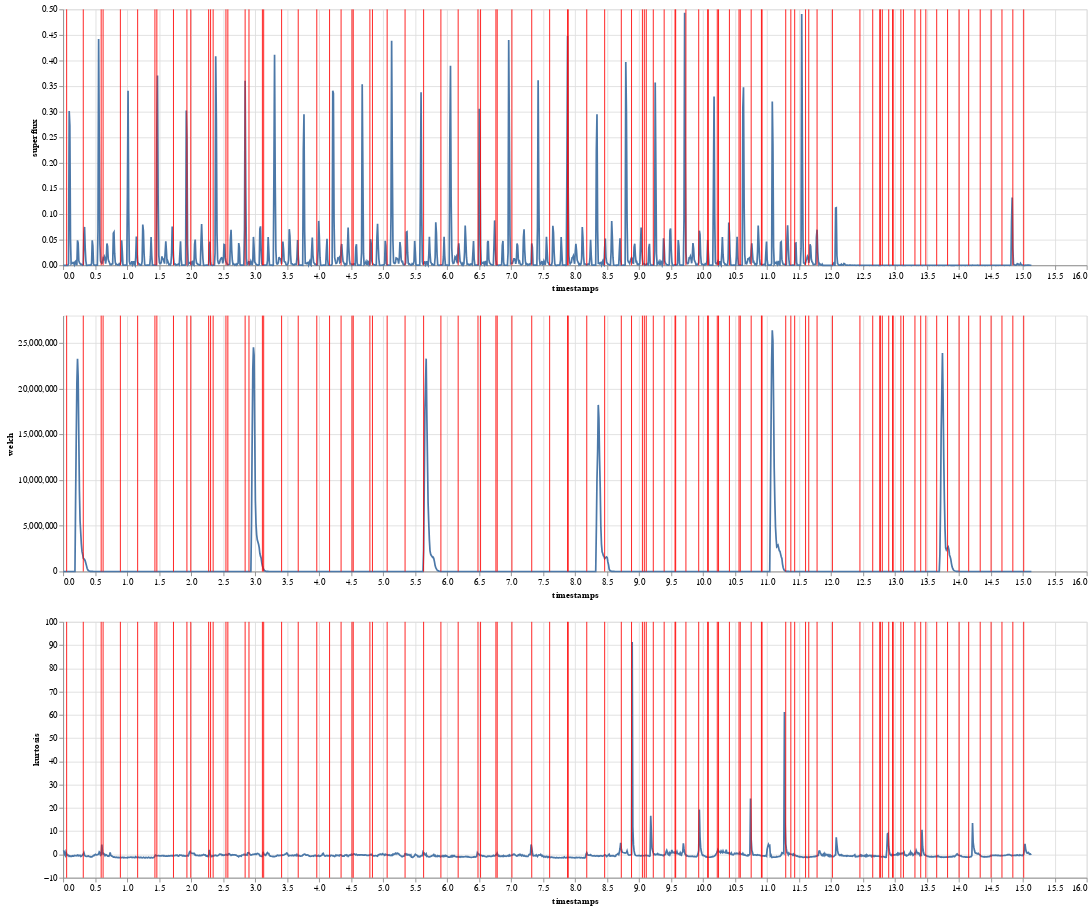

Notebook cell for this chart:
### Code cell
base = alt.Chart(data[data["file"]==file])

features = base.mark_line().encode(x="timestamps", y=alt.Y(alt.repeat("row"), type='quantitative')).properties(width=1200)

onsets = alt.Chart(data[data["file"]==file][data["onset"]]).mark_rule(color='red').encode(
    x='timestamps'
)

(features + onsets).repeat(row=["superflux", "welch", "kurtosis"])

### Figure 1 — Vega-Lite specification as saved in the notebook (floating-point values rounded to 4 significant figures; data arrays with more than 128 entries replaced by an {"elided": "..."} marker saying what was removed)
{"config": {"view": {"continuousWidth": 400, "continuousHeight": 300}}, "repeat": {"row": ["superflux", "welch", "kurtosis"]}, "spec": {"layer": [{"data": {"name": "data-4ab49b6fffcb1b75cfd539078257ea3c"}, "mark": "line", "encoding": {"x": {"field": "timestamps", "type": "quantitative"}, "y": {"field": {"repeat": "row"}, "type": "quantitative"}}, "width": 1200}, {"data": {"name": "data-0008edb75e1e5f9a505e9b56239018b8"}, "mark": {"type": "rule", "color": "red"}, "encoding": {"x": {"field": "timestamps", "type": "quantitative"}}}]}, "$schema": "https://vega.github.io/schema/vega-lite/v4.17.0.json", "datasets": {"data-4ab49b6fffcb1b75cfd539078257ea3c": {"elided": "1514 records"}, "data-0008edb75e1e5f9a505e9b56239018b8": [{"file": "jpb_wilco", "superflux": 1e-05, "timestamps": 0.055, "energy": 15540000000.0, "rms": 2755.0, "sound_preassure_level": -96.45, "welch": 0.4943, "mean": 11.89, "kurtosis": 0.2095, "skew": -0.07655, "variation": 1.968, "onset": true}, {"file": "jpb_wilco", "superflux": 0.00087, "timestamps": 0.315, "energy": 12740000000.0, "rms": 2494.0, "sound_preassure_level": -31.61, "welch": 1460000.0, "mean": -56.13, "kurtosis": 0.1584, "skew": -0.1533, "variation": 28.0, "onset": true}, {"file": "jpb_wilco", "superflux": 0.00513, "timestamps": 0.595, "energy": 9818000000.0, "rms": 2189.0, "sound_preassure_level": -53.75, "welch": 19.55, "mean": 66.26, "kurtosis": -0.04169, "skew": -0.08696, "variation": 20.48, "onset": true}, {"file": "jpb_wilco", "superflux": 0.01344, "timestamps": 0.625, "energy": 9618000000.0, "rms": 2167.0, "sound_preassure_level": -53.76, "welch": 9.193, "mean": -9.085, "kurtosis": 0.2091, "skew": -0.1774, "variation": -148.4, "onset": true}, {"file": "jpb_wilco", "superflux": 0.00231, "timestamps": 0.895, "energy": 7421000000.0, "rms": 1904.0, "sound_preassure_level": -53.79, "welch": 4.066, "mean": 85.58, "kurtosis": -1.174, "skew": 0.3604, "variation": -43.0, "onset": true}, {"file": "jpb_wilco", "superflux": 0.0064, "timestamps": 1.165, "energy": 27670000000.0, "rms": 3676.0, "sound_preassure_level": -53.75, "welch": 3.089, "mean": -35.13, "kurtosis": -1.279, "skew": -0.1613, "variation": 86.38, "onset": true}, {"file": "jpb_wilco", "superflux": 0.00029, "timestamps": 1.435, "energy": 17800000000.0, "rms": 2948.0, "sound_preassure_level": -53.78, "welch": 3.193, "mean": -40.01, "kurtosis": -0.6921, "skew": 0.2839, "variation": 23.89, "onset": true}, {"file": "jpb_wilco", "superflux": 0.2617, "timestamps": 1.465, "energy": 15480000000.0, "rms": 2749.0, "sound_preassure_level": -53.79, "welch": 2.757, "mean": 44.06, "kurtosis": -0.5599, "skew": -0.101, "variation": -129.1, "onset": true}, {"file": "jpb_wilco", "superflux": 0.01611, "timestamps": 1.725, "energy": 10130000000.0, "rms": 2224.0, "sound_preassure_level": -53.84, "welch": 4.689, "mean": 2.121, "kurtosis": -0.5312, "skew": 0.00641, "variation": -49.48, "onset": true}, {"file": "jpb_wilco", "superflux": 0.2478, "timestamps": 1.935, "energy": 13100000000.0, "rms": 2529.0, "sound_preassure_level": -53.83, "welch": 4.434, "mean": 42.28, "kurtosis": -0.5788, "skew": 0.2227, "variation": 27.58, "onset": true}, {"file": "jpb_wilco", "superflux": 0.00323, "timestamps": 1.995, "energy": 12260000000.0, "rms": 2447.0, "sound_preassure_level": -53.79, "welch": 4.628, "mean": -33.43, "kurtosis": 0.8521, "skew": 0.2106, "variation": 50.74, "onset": true}, {"file": "jpb_wilco", "superflux": 0.00145, "timestamps": 2.275, "energy": 12340000000.0, "rms": 2455.0, "sound_preassure_level": -53.8, "welch": 4.156, "mean": 0.7139, "kurtosis": -0.7307, "skew": 0.06418, "variation": -48.46, "onset": true}, {"file": "jpb_wilco", "superflux": 0.00593, "timestamps": 2.305, "energy": 11310000000.0, "rms": 2350.0, "sound_preassure_level": -53.79, "welch": 3.16, "mean": -35.49, "kurtosis": -0.2183, "skew": 0.1084, "variation": 77.67, "onset": true}, {"file": "jpb_wilco", "superflux": 0.00018, "timestamps": 2.345, "energy": 11720000000.0, "rms": 2392.0, "sound_preassure_level": -53.81, "welch": 5.258, "mean": 7.913, "kurtosis": -0.4166, "skew": 0.113, "variation": 16.6, "onset": true}, {"file": "jpb_wilco", "superflux": 0.00701, "timestamps": 2.545, "energy": 16090000000.0, "rms": 2803.0, "sound_preassure_level": -53.84, "welch": 5.1, "mean": 0.1143, "kurtosis": -0.1069, "skew": 0.1658, "variation": 7.021, "onset": true}, {"file": "jpb_wilco", "superflux": 0.00089, "timestamps": 2.575, "energy": 17350000000.0, "rms": 2911.0, "sound_preassure_level": -53.82, "welch": 4.806, "mean": -37.61, "kurtosis": -0.2565, "skew": -0.1019, "variation": 17.1, "onset": true}, {"file": "jpb_wilco", "superflux": 0.3607, "timestamps": 2.845, "energy": 16010000000.0, "rms": 2796.0, "sound_preassure_level": -53.85, "welch": 4.317, "mean": 78.05, "kurtosis": -0.2475, "skew": 0.3887, "variation": -41.58, "onset": true}, {"file": "jpb_wilco", "superflux": 0.00823, "timestamps": 2.905, "energy": 16880000000.0, "rms": 2871.0, "sound_preassure_level": -53.81, "welch": 4.373, "mean": 18.67, "kurtosis": 0.6796, "skew": -0.00976, "variation": 41.66, "onset": true}, {"file": "jpb_wilco", "superflux": 4e-05, "timestamps": 3.115, "energy": 16840000000.0, "rms": 2868.0, "sound_preassure_level": -35.26, "welch": 635800.0, "mean": -49.72, "kurtosis": -0.8262, "skew": -0.09371, "variation": 25.4, "onset": true}, {"file": "jpb_wilco", "superflux": 0.00012, "timestamps": 3.135, "energy": 15990000000.0, "rms": 2794.0, "sound_preassure_level": -39.49, "welch": 218000.0, "mean": 53.96, "kurtosis": 0.3044, "skew": -0.0082, "variation": 36.74, "onset": true}, {"file": "jpb_wilco", "superflux": 0.00296, "timestamps": 3.415, "energy": 18940000000.0, "rms": 3041.0, "sound_preassure_level": -53.75, "welch": 17.23, "mean": 71.37, "kurtosis": -0.357, "skew": -0.2228, "variation": 8.616, "onset": true}, {"file": "jpb_wilco", "superflux": 0.01847, "timestamps": 3.675, "energy": 19890000000.0, "rms": 3117.0, "sound_preassure_level": -53.77, "welch": 5.462, "mean": 18.08, "kurtosis": -0.6233, "skew": 0.4705, "variation": -46.73, "onset": true}, {"file": "jpb_wilco", "superflux": 0.00032, "timestamps": 3.965, "energy": 5895000000.0, "rms": 1697.0, "sound_preassure_level": -53.81, "welch": 2.871, "mean": -9.197, "kurtosis": -0.67, "skew": 0.4145, "variation": -55930.0, "onset": true}, {"file": "jpb_wilco", "superflux": 6e-05, "timestamps": 4.165, "energy": 15180000000.0, "rms": 2722.0, "sound_preassure_level": -53.81, "welch": 3.294, "mean": 10.22, "kurtosis": -0.389, "skew": 0.06652, "variation": 67.29, "onset": true}, {"file": "jpb_wilco", "superflux": 0.03508, "timestamps": 4.345, "energy": 17240000000.0, "rms": 2901.0, "sound_preassure_level": -53.79, "welch": 4.252, "mean": 45.61, "kurtosis": -0.2383, "skew": 0.03367, "variation": 8.437, "onset": true}, {"file": "jpb_wilco", "superflux": 0.00025, "timestamps": 4.515, "energy": 16100000000.0, "rms": 2804.0, "sound_preassure_level": -53.81, "welch": 4.613, "mean": 84.79, "kurtosis": -0.2105, "skew": 0.2822, "variation": 72.58, "onset": true}, {"file": "jpb_wilco", "superflux": 0.00241, "timestamps": 4.535, "energy": 15540000000.0, "rms": 2755.0, "sound_preassure_level": -53.81, "welch": 4.604, "mean": 38.55, "kurtosis": 0.1146, "skew": 0.1792, "variation": -104.3, "onset": true}, {"file": "jpb_wilco", "superflux": 0.0023, "timestamps": 4.795, "energy": 16830000000.0, "rms": 2866.0, "sound_preassure_level": -53.8, "welch": 3.485, "mean": 55.2, "kurtosis": -0.2225, "skew": 0.03175, "variation": 12.07, "onset": true}, {"file": "jpb_wilco", "superflux": 0.00423, "timestamps": 4.835, "energy": 17350000000.0, "rms": 2911.0, "sound_preassure_level": -53.78, "welch": 3.275, "mean": -29.45, "kurtosis": -0.4001, "skew": -0.2192, "variation": 30.76, "onset": true}, {"file": "jpb_wilco", "superflux": 0.00014, "timestamps": 5.065, "energy": 13010000000.0, "rms": 2520.0, "sound_preassure_level": -53.81, "welch": 5.544, "mean": 2.52, "kurtosis": -0.09263, "skew": -0.3042, "variation": 21.39, "onset": true}, {"file": "jpb_wilco", "superflux": 0.00256, "timestamps": 5.345, "energy": 6577000000.0, "rms": 1792.0, "sound_preassure_level": -53.8, "welch": 4.042, "mean": 16.6, "kurtosis": 0.2993, "skew": -0.1319, "variation": 10.9, "onset": true}, {"file": "jpb_wilco", "superflux": 0.00286, "timestamps": 5.635, "energy": 10460000000.0, "rms": 2260.0, "sound_preassure_level": -27.78, "welch": 2326000.0, "mean": 70.92, "kurtosis": 0.2886, "skew": 0.04305, "variation": 9.008, "onset": true}, {"file": "jpb_wilco", "superflux": 0.00042, "timestamps": 5.905, "energy": 2752000000.0, "rms": 1159.0, "sound_preassure_level": -51.6, "welch": 5728.0, "mean": -29.37, "kurtosis": -0.76, "skew": 0.2697, "variation": 146.4, "onset": true}, {"file": "jpb_wilco", "superflux": 0.03212, "timestamps": 6.175, "energy": 5333000000.0, "rms": 1614.0, "sound_preassure_level": -53.74, "welch": 5.32, "mean": 22.27, "kurtosis": -0.9181, "skew": -0.00822, "variation": -33.95, "onset": true}, {"file": "jpb_wilco", "superflux": 0.00027, "timestamps": 6.485, "energy": 10740000000.0, "rms": 2289.0, "sound_preassure_level": -53.79, "welch": 4.411, "mean": 115.6, "kurtosis": 0.2818, "skew": 0.3151, "variation": 27.27, "onset": true}, {"file": "jpb_wilco", "superflux": 0.04013, "timestamps": 6.525, "energy": 5908000000.0, "rms": 1698.0, "sound_preassure_level": -53.78, "welch": 4.526, "mean": -32.36, "kurtosis": -0.4119, "skew": 0.3468, "variation": 183.4, "onset": true}, {"file": "jpb_wilco", "superflux": 0.01078, "timestamps": 6.765, "energy": 2899000000.0, "rms": 1190.0, "sound_preassure_level": -53.83, "welch": 5.425, "mean": -11.69, "kurtosis": -0.06581, "skew": 0.02871, "variation": 179.3, "onset": true}, {"file": "jpb_wilco", "superflux": 9e-05, "timestamps": 6.785, "energy": 3120000000.0, "rms": 1234.0, "sound_preassure_level": -53.84, "welch": 4.929, "mean": -25.79, "kurtosis": 0.5086, "skew": -0.1832, "variation": -40.47, "onset": true}, {"file": "jpb_wilco", "superflux": 0.0044, "timestamps": 7.015, "energy": 3973000000.0, "rms": 1393.0, "sound_preassure_level": -53.8, "welch": 4.365, "mean": -45.87, "kurtosis": -0.4012, "skew": 0.1274, "variation": 131.2, "onset": true}, {"file": "jpb_wilco", "superflux": 0.04263, "timestamps": 7.325, "energy": 3664000000.0, "rms": 1338.0, "sound_preassure_level": -53.84, "welch": 4.074, "mean": 7.414, "kurtosis": 2.816, "skew": -0.08582, "variation": -36.04, "onset": true}, {"file": "jpb_wilco", "superflux": 0.00155, "timestamps": 7.605, "energy": 2821000000.0, "rms": 1174.0, "sound_preassure_level": -53.83, "welch": 4.137, "mean": 27.57, "kurtosis": -1.171, "skew": 0.05709, "variation": 14.03, "onset": true}, {"file": "jpb_wilco", "superflux": 0.4481, "timestamps": 7.885, "energy": 1433000000.0, "rms": 836.5, "sound_preassure_level": -53.78, "welch": 4.357, "mean": -3.84, "kurtosis": -1.33, "skew": -0.07035, "variation": 37.91, "onset": true}, {"file": "jpb_wilco", "superflux": 0.1427, "timestamps": 7.895, "energy": 1543000000.0, "rms": 868.0, "sound_preassure_level": -53.81, "welch": 4.319, "mean": -0.3696, "kurtosis": -1.255, "skew": -0.1944, "variation": 73.83, "onset": true}, {"file": "jpb_wilco", "superflux": 0.00089, "timestamps": 8.185, "energy": 2775000000.0, "rms": 1164.0, "sound_preassure_level": -53.81, "welch": 3.126, "mean": 24.72, "kurtosis": 0.7369, "skew": -0.05292, "variation": 26.76, "onset": true}, {"file": "jpb_wilco", "superflux": 0.03433, "timestamps": 8.465, "energy": 596200000.0, "rms": 539.6, "sound_preassure_level": -31.46, "welch": 1412000.0, "mean": 0.5801, "kurtosis": -0.1747, "skew": -0.5348, "variation": 24.81, "onset": true}, {"file": "jpb_wilco", "superflux": 0.00027, "timestamps": 8.725, "energy": 1242000000.0, "rms": 778.7, "sound_preassure_level": -53.81, "welch": 36.28, "mean": 17.42, "kurtosis": 2.476, "skew": -0.4747, "variation": 26.34, "onset": true}, {"file": "jpb_wilco", "superflux": 0.01504, "timestamps": 8.885, "energy": 3170000000.0, "rms": 1244.0, "sound_preassure_level": -53.79, "welch": 3.669, "mean": 25.22, "kurtosis": 0.04959, "skew": -0.2872, "variation": 33.39, "onset": true}, {"file": "jpb_wilco", "superflux": 0.01176, "timestamps": 9.055, "energy": 3028000000.0, "rms": 1216.0, "sound_preassure_level": -53.8, "welch": 3.885, "mean": 31.44, "kurtosis": -0.4834, "skew": 0.4051, "variation": 217.8, "onset": true}, {"file": "jpb_wilco", "superflux": 0.00253, "timestamps": 9.085, "energy": 2316000000.0, "rms": 1063.0, "sound_preassure_level": -53.78, "welch": 4.263, "mean": 10.87, "kurtosis": -0.5267, "skew": 0.4438, "variation": 21.08, "onset": true}, {"file": "jpb_wilco", "superflux": 0.00208, "timestamps": 9.115, "energy": 1652000000.0, "rms": 898.2, "sound_preassure_level": -53.79, "welch": 4.319, "mean": 1.896, "kurtosis": -0.427, "skew": 0.5174, "variation": 41.72, "onset": true}, {"file": "jpb_wilco", "superflux": 0.00018, "timestamps": 9.225, "energy": 1966000000.0, "rms": 979.8, "sound_preassure_level": -53.79, "welch": 4.638, "mean": 10.54, "kurtosis": 0.6091, "skew": 0.3902, "variation": 14.79, "onset": true}, {"file": "jpb_wilco", "superflux": 0.03842, "timestamps": 9.395, "energy": 1304000000.0, "rms": 798.1, "sound_preassure_level": -53.78, "welch": 3.527, "mean": 9.815, "kurtosis": -0.2432, "skew": -0.1399, "variation": 16.88, "onset": true}, {"file": "jpb_wilco", "superflux": 0.00037, "timestamps": 9.565, "energy": 2407000000.0, "rms": 1084.0, "sound_preassure_level": -53.77, "welch": 3.627, "mean": 3.875, "kurtosis": 1.036, "skew": -0.1346, "variation": 16.27, "onset": true}, {"file": "jpb_wilco", "superflux": 0.0006, "timestamps": 9.575, "energy": 2372000000.0, "rms": 1076.0, "sound_preassure_level": -53.8, "welch": 3.846, "mean": -20.55, "kurtosis": 0.6166, "skew": -0.1249, "variation": 17.78, "onset": true}, {"file": "jpb_wilco", "superflux": 0.02717, "timestamps": 9.735, "energy": 1201000000.0, "rms": 765.9, "sound_preassure_level": -53.79, "welch": 3.428, "mean": -3.275, "kurtosis": -0.1758, "skew": 0.07055, "variation": 10.2, "onset": true}, {"file": "jpb_wilco", "superflux": 0.0055, "timestamps": 9.935, "energy": 954900000.0, "rms": 682.8, "sound_preassure_level": -53.82, "welch": 3.638, "mean": 18.62, "kurtosis": 1.803, "skew": 0.1775, "variation": 25.3, "onset": true}, {"file": "jpb_wilco", "superflux": 0.04921, "timestamps": 10.07, "energy": 701000000.0, "rms": 585.1, "sound_preassure_level": -53.79, "welch": 3.715, "mean": -5.708, "kurtosis": -1.165, "skew": -1.477, "variation": 16.33, "onset": true}, {"file": "jpb_wilco", "superflux": 0.02488, "timestamps": 10.09, "energy": 739500000.0, "rms": 600.9, "sound_preassure_level": -53.82, "welch": 4.344, "mean": 3.185, "kurtosis": -1.196, "skew": -0.1921, "variation": 8.896, "onset": true}, {"file": "jpb_wilco", "superflux": 0.00414, "timestamps": 10.22, "energy": 458000000.0, "rms": 472.9, "sound_preassure_level": -53.78, "welch": 4.499, "mean": 28.06, "kurtosis": 1.211, "skew": -0.01789, "variation": 15.18, "onset": true}, {"file": "jpb_wilco", "superflux": 0.00076, "timestamps": 10.24, "energy": 616100000.0, "rms": 548.5, "sound_preassure_level": -53.8, "welch": 4.335, "mean": -0.4741, "kurtosis": 1.575, "skew": 0.07937, "variation": 11.61, "onset": true}, {"file": "jpb_wilco", "superflux": 0.06256, "timestamps": 10.41, "energy": 1327000000.0, "rms": 804.9, "sound_preassure_level": -53.8, "welch": 3.75, "mean": -3.747, "kurtosis": 0.6232, "skew": -0.3411, "variation": 39.93, "onset": true}, {"file": "jpb_wilco", "superflux": 6e-05, "timestamps": 10.56, "energy": 2098000000.0, "rms": 1012.0, "sound_preassure_level": -53.75, "welch": 5.489, "mean": 31.24, "kurtosis": 0.201, "skew": 0.3033, "variation": 14.55, "onset": true}, {"file": "jpb_wilco", "superflux": 0.00014, "timestamps": 10.59, "energy": 2020000000.0, "rms": 993.2, "sound_preassure_level": -53.76, "welch": 5.633, "mean": 15.73, "kurtosis": 0.2441, "skew": 0.2123, "variation": 11.58, "onset": true}, {"file": "jpb_wilco", "superflux": 0.02909, "timestamps": 10.76, "energy": 1027000000.0, "rms": 708.2, "sound_preassure_level": -53.8, "welch": 4.734, "mean": 12.24, "kurtosis": 6.364, "skew": -0.1815, "variation": 9.379, "onset": true}, {"file": "jpb_wilco", "superflux": 0.00233, "timestamps": 10.91, "energy": 2973000000.0, "rms": 1205.0, "sound_preassure_level": -53.82, "welch": 3.423, "mean": 25.37, "kurtosis": -0.6481, "skew": -0.2601, "variation": 13.79, "onset": true}, {"file": "jpb_wilco", "superflux": 0.00044, "timestamps": 10.93, "energy": 2834000000.0, "rms": 1176.0, "sound_preassure_level": -53.78, "welch": 2.808, "mean": 34.55, "kurtosis": -0.6285, "skew": -0.2696, "variation": 14.79, "onset": true}, {"file": "jpb_wilco", "superflux": 0.00019, "timestamps": 11.29, "energy": 2609000000.0, "rms": 1129.0, "sound_preassure_level": -46.17, "welch": 42650.0, "mean": 10.37, "kurtosis": 4.502, "skew": 0.1196, "variation": 14.63, "onset": true}, {"file": "jpb_wilco", "superflux": 7e-05, "timestamps": 11.38, "energy": 3026000000.0, "rms": 1215.0, "sound_preassure_level": -53.44, "welch": 646.4, "mean": 0.2231, "kurtosis": 0.09385, "skew": 0.04048, "variation": 14.02, "onset": true}, {"file": "jpb_wilco", "superflux": 0.00174, "timestamps": 11.44, "energy": 3118000000.0, "rms": 1234.0, "sound_preassure_level": -53.68, "welch": 100.5, "mean": 14.81, "kurtosis": -0.121, "skew": 0.1841, "variation": 16.98, "onset": true}, {"file": "jpb_wilco", "superflux": 0.00491, "timestamps": 11.61, "energy": 6555000000.0, "rms": 1789.0, "sound_preassure_level": -53.71, "welch": 4.205, "mean": 43.05, "kurtosis": -1.197, "skew": 0.1028, "variation": 221.2, "onset": true}, {"file": "jpb_wilco", "superflux": 0.00468, "timestamps": 11.65, "energy": 5819000000.0, "rms": 1686.0, "sound_preassure_level": -53.78, "welch": 4.147, "mean": 15.95, "kurtosis": -1.121, "skew": -0.07894, "variation": 11.62, "onset": true}, {"file": "jpb_wilco", "superflux": 0.06962, "timestamps": 11.79, "energy": 7584000000.0, "rms": 1924.0, "sound_preassure_level": -53.75, "welch": 4.523, "mean": 19.08, "kurtosis": -0.6077, "skew": -0.2878, "variation": 27.75, "onset": true}, {"file": "jpb_wilco", "superflux": 1e-05, "timestamps": 12.03, "energy": 13200000000.0, "rms": 2539.0, "sound_preassure_level": -53.78, "welch": 4.534, "mean": 8.664, "kurtosis": -0.894, "skew": 0.02825, "variation": 14.09, "onset": true}, {"file": "jpb_wilco", "superflux": 2e-05, "timestamps": 12.46, "energy": 24870000000.0, "rms": 3484.0, "sound_preassure_level": -53.84, "welch": 4.92, "mean": 41.94, "kurtosis": -0.6174, "skew": 0.05398, "variation": 34.23, "onset": true}, {"file": "jpb_wilco", "superflux": 3e-05, "timestamps": 12.65, "energy": 43370000000.0, "rms": 4602.0, "sound_preassure_level": -53.82, "welch": 3.496, "mean": 32.34, "kurtosis": -0.8186, "skew": -0.03871, "variation": 54.06, "onset": true}, {"file": "jpb_wilco", "superflux": 2e-05, "timestamps": 12.77, "energy": 48850000000.0, "rms": 4884.0, "sound_preassure_level": -53.81, "welch": 3.97, "mean": 18.03, "kurtosis": -0.7742, "skew": -0.4835, "variation": -62.14, "onset": true}, {"file": "jpb_wilco", "superflux": 2e-05, "timestamps": 12.78, "energy": 52550000000.0, "rms": 5066.0, "sound_preassure_level": -53.81, "welch": 3.423, "mean": -28.86, "kurtosis": -0.9556, "skew": -0.4347, "variation": 14.26, "onset": true}, {"file": "jpb_wilco", "superflux": 4e-05, "timestamps": 12.8, "energy": 48420000000.0, "rms": 4862.0, "sound_preassure_level": -53.79, "welch": 3.254, "mean": 10.06, "kurtosis": -0.9205, "skew": -0.5218, "variation": 17.97, "onset": true}, {"file": "jpb_wilco", "superflux": 5e-05, "timestamps": 12.9, "energy": 45070000000.0, "rms": 4691.0, "sound_preassure_level": -53.79, "welch": 4.837, "mean": 6.829, "kurtosis": 3.342, "skew": -0.525, "variation": 9.503, "onset": true}, {"file": "jpb_wilco", "superflux": 3e-05, "timestamps": 12.97, "energy": 75990000000.0, "rms": 6091.0, "sound_preassure_level": -53.8, "welch": 3.976, "mean": 32.73, "kurtosis": -0.3408, "skew": -0.3827, "variation": 14.24, "onset": true}, {"file": "jpb_wilco", "superflux": 3e-05, "timestamps": 12.97, "energy": 74590000000.0, "rms": 6035.0, "sound_preassure_level": -53.82, "welch": 3.75, "mean": 62.18, "kurtosis": -0.05845, "skew": -0.4193, "variation": 7.19, "onset": true}, {"file": "jpb_wilco", "superflux": 7e-05, "timestamps": 13.1, "energy": 63640000000.0, "rms": 5574.0, "sound_preassure_level": -53.86, "welch": 5.958, "mean": 50.51, "kurtosis": 0.2005, "skew": -0.3232, "variation": 25.98, "onset": true}, {"file": "jpb_wilco", "superflux": 2e-05, "timestamps": 13.14, "energy": 82420000000.0, "rms": 6344.0, "sound_preassure_level": -53.82, "welch": 4.372, "mean": 46.11, "kurtosis": 0.6255, "skew": -0.2539, "variation": 8.512, "onset": true}, {"file": "jpb_wilco", "superflux": 3e-05, "timestamps": 13.31, "energy": 92180000000.0, "rms": 6709.0, "sound_preassure_level": -53.82, "welch": 3.276, "mean": -55.12, "kurtosis": 0.6291, "skew": -0.1252, "variation": 11.94, "onset": true}, {"file": "jpb_wilco", "superflux": 3e-05, "timestamps": 13.4, "energy": 105800000000.0, "rms": 7187.0, "sound_preassure_level": -53.84, "welch": 4.654, "mean": 55.46, "kurtosis": -0.3972, "skew": -0.03469, "variation": 13.01, "onset": true}, {"file": "jpb_wilco", "superflux": 3e-05, "timestamps": 13.48, "energy": 92040000000.0, "rms": 6704.0, "sound_preassure_level": -53.82, "welch": 4.247, "mean": -19.45, "kurtosis": -0.4247, "skew": -0.05137, "variation": 8.293, "onset": true}, {"file": "jpb_wilco", "superflux": 2e-05, "timestamps": 13.65, "energy": 83100000000.0, "rms": 6370.0, "sound_preassure_level": -53.8, "welch": 3.305, "mean": 46.4, "kurtosis": -0.7988, "skew": 0.1055, "variation": 9.625, "onset": true}, {"file": "jpb_wilco", "superflux": 3e-05, "timestamps": 13.82, "energy": 86110000000.0, "rms": 6484.0, "sound_preassure_level": -29.24, "welch": 2601000.0, "mean": 44.07, "kurtosis": -1.092, "skew": -0.08339, "variation": 20.33, "onset": true}, {"file": "jpb_wilco", "superflux": 3e-05, "timestamps": 14.01, "energy": 77360000000.0, "rms": 6146.0, "sound_preassure_level": -52.61, "welch": 2838.0, "mean": 5.508, "kurtosis": -0.3398, "skew": -0.09325, "variation": 24.03, "onset": true}, {"file": "jpb_wilco", "superflux": 3e-05, "timestamps": 14.15, "energy": 10260000000.0, "rms": 2238.0, "sound_preassure_level": -53.77, "welch": 10.55, "mean": 47.49, "kurtosis": -1.154, "skew": -0.2381, "variation": 9.028, "onset": true}, {"file": "jpb_wilco", "superflux": 6e-05, "timestamps": 14.34, "energy": 220100000000.0, "rms": 10370.0, "sound_preassure_level": -53.77, "welch": 5.437, "mean": -1140.0, "kurtosis": -0.3147, "skew": -0.0853, "variation": 14.21, "onset": true}, {"file": "jpb_wilco", "superflux": 5e-05, "timestamps": 14.51, "energy": 115800000000.0, "rms": 7521.0, "sound_preassure_level": -53.73, "welch": 4.243, "mean": -25.18, "kurtosis": -0.6313, "skew": 0.0367, "variation": 19.58, "onset": true}, {"file": "jpb_wilco", "superflux": 3e-05, "timestamps": 14.68, "energy": 197600000000.0, "rms": 9822.0, "sound_preassure_level": -53.81, "welch": 4.43, "mean": 160.6, "kurtosis": -0.5122, "skew": -0.1316, "variation": 10.63, "onset": true}, {"file": "jpb_wilco", "superflux": 0.0337, "timestamps": 14.85, "energy": 142000000000.0, "rms": 8326.0, "sound_preassure_level": -53.83, "welch": 4.521, "mean": 428.2, "kurtosis": -0.4387, "skew": -0.1427, "variation": 14.16, "onset": true}, {"file": "jpb_wilco", "superflux": 1e-05, "timestamps": 15.02, "energy": 160800000000.0, "rms": 8861.0, "sound_preassure_level": -53.79, "welch": 4.385, "mean": -581.7, "kurtosis": 0.1711, "skew": -0.1436, "variation": 45.79, "onset": true}]}}
